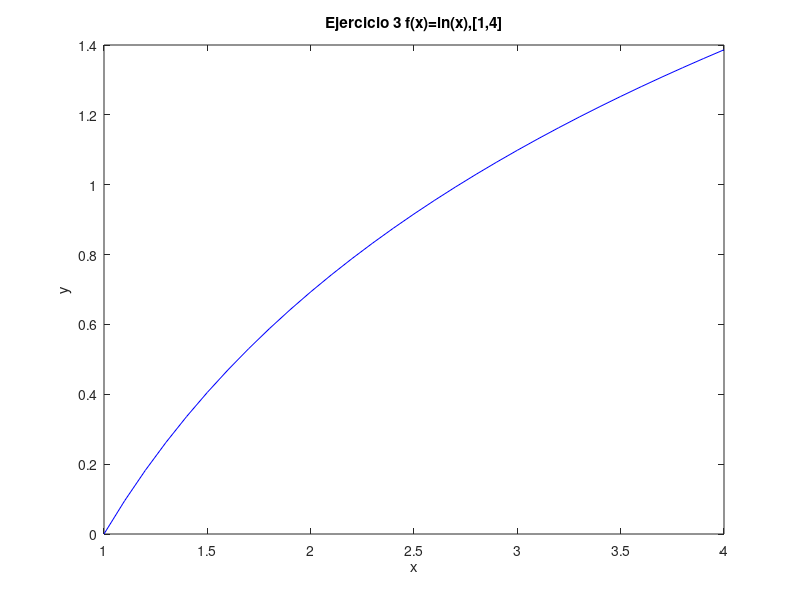

MATLAB code for this plot:
% Octave Script
% Title			:1.5 Teorema de Existencia
% Description		:Script para graficar el ejericio 3 de la actividad 1.5
% Author		:Luis Gerardo Cardozo Carranza (Gerard_CRS) luiscardozo161002@gmail.com
% Date			:20210504
% sion		        :1
% Usage			:octave> /path/Teorema_de_Existencia_Actividad_1.5_Luis Gerardo Cardozo Carranza_3202
% Notes			:Requiere aplicacion octave usar en consola preferentemente.

%Actividad_Ejercicio 3 f(x)=ln(x),[1,4]
% Si se graficá su comportamiento es exponencial
%Limpiar variables.
clear
%Dominio de la funcion.
x=1:0.1:4;
%Valor de la funcion.
y=(log(x));
%Genera la grafica 
plot(x,y,'b');
%Asigna un nombre a la grafica 
title("Ejercicio 3 f(x)=ln(x),[1,4]");
%Etiqueta para x
xlabel("x");
%Etiqueta para y
ylabel("y");
